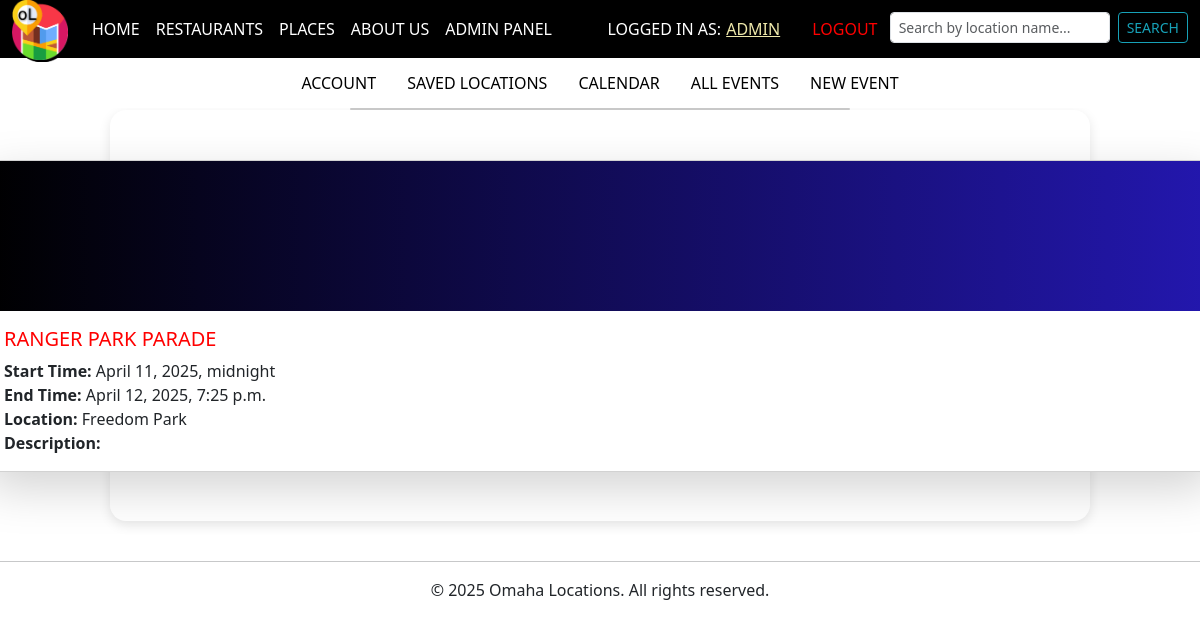
Before: /account/calendar/all/ (signed in) with the older database file.
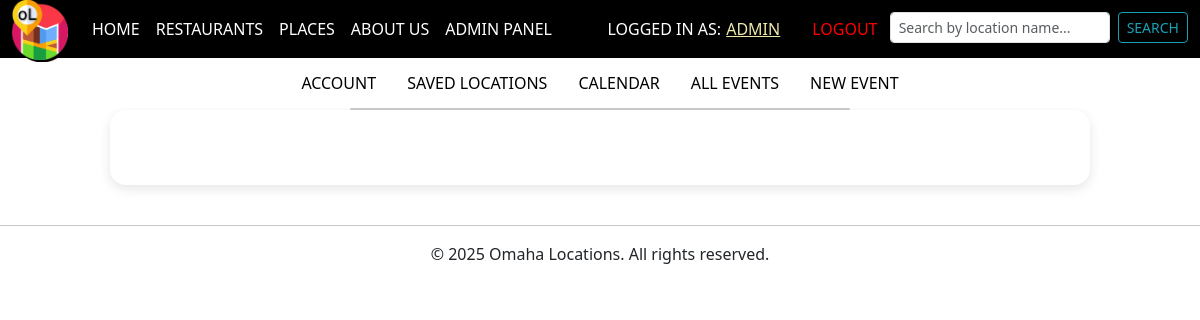
After: the same page with the newer database file.
### omaha_places_app/models.py (models this page shows, shortened)
class Event(models.Model):
    user = models.ForeignKey(User, on_delete = models.CASCADE, null = True, blank = True, related_name = 'events')
    name = models.CharField('Event Name', max_length = 100)
    start_time = models.DateTimeField('Start Time')
    end_time = models.DateTimeField('End Time')
    description = models.TextField('Description', blank = True)
    content_type = models.ForeignKey(ContentType, on_delete = models.CASCADE, limit_choices_to = {
        'model__in': ('place', 'restaurant')
    })
    object_id = models.PositiveIntegerField()
    location = GenericForeignKey('content_type', 'object_id')
    class Meta:
        verbose_name = 'Event Scheduling'
        verbose_name_plural = 'Event Scheduling'

class Place(models.Model):
    name = models.CharField('Place Name', help_text = 'Name of the place', max_length = 100)
    address = models.CharField('Address', help_text = 'Place address', max_length = 100)
    phone = models.CharField('Phone', help_text = 'Phone number', max_length = 20)
    website = models.URLField('Website', help_text = 'Website URL')
    category = models.CharField('Category', help_text = 'Category of the place', max_length = 50)
    predefined_category = models.CharField('Predefined Category',help_text='place category', max_length = 50, blank=True, null=True)
    price_level = models.CharField('Price Level', help_text = 'Price level of the restaurant', max_length = 50, blank = True, null =  True)
    rating = models.DecimalField('Rating', help_text = 'Rating of the restaurant', max_digits = 2, decimal_places = 1, blank = True, null = True)
    description = models.TextField('Description', help_text = 'Place description')
    image = models.ImageField('Image', help_text = 'Image of the place', upload_to = 'images/')
    events = GenericRelation('Event')
    class Meta():
        verbose_name = 'Place'
        verbose_name_plural = 'Places'
    def __str__(self):
        return self.name

### omaha_places_app/views_event.py (the view)
# urls.py: path('account/calendar/all/', views_event.EventListView.as_view(), name = 'event_list'), # Event List
class EventListView(RedirectIfNotAuthenticatedMixin, ListView):
    model = Event
    template_name = 'omaha_places_app/event_list.html'
    context_object_name = 'events'
    success_url = reverse_lazy('calendar')
    def get_queryset(self):
        query = self.request.GET.get('q', '')  # Get search query from URL
        queryset = Event.objects.filter(user = self.request.user)
        if query:
            queryset = queryset.filter(name__icontains = query)  # Case-insensitive search
        return queryset
    def get_context_data(self, **kwargs):
        context = super().get_context_data(**kwargs)
        context['query'] = self.request.GET.get('q', '')  # Pass query to the template
        return context

### omaha_places_app/mixins.py (called while the page is built, shortened)
    def dispatch(self, request, *args, **kwargs):
        return super().dispatch(request, *args, **kwargs)

### omaha_places_app/templates/omaha_places_app/event_list.html (shortened to what this page needs)
{% extends 'omaha_places_app/base.html' %}
{% load static %}
{% block content %}
<!DOCTYPE html>
<html lang="en">
<head>
</head>
{% include 'omaha_places_app/account_links.html' %}
<div class="main-card">
  <div class="row justify-content-center" style="padding-top: 25px; width: 1250px;">
    {% for event in events %}
      <div class="col-md-15">
        <div class="card mb-4 shadow-lg rounded">
          <div class="text-white text-center"
            style="background: linear-gradient(to right,rgb(0, 0, 0),#2317AE); height: 150px; display: flex; align-items: center; justify-content: center;">
          </div>
          <div class="card-body">
            <h5 class="card-title">
              <a href="{% url 'event_edit' event.id %}" style="text-decoration: none; color:rgb(255, 0, 0); text-transform: uppercase;">
                  {{ event.name }}
              </a>
            </h5>
            <p class="card-text">
              <strong>Start Time:</strong> {{ event.start_time }}<br>
              <strong>End Time:</strong> {{ event.end_time }}<br>
              <strong>Location:</strong> {{ event.location }}<br>
              <strong>Description:</strong> {{ event.description }}<br>
            </p>
          </div>
        </div>
      </div>
    {% endfor %}
  </div>
</div>
{% endblock %}

Changed rows visible on the page:
removed Event: name "RANGER PARK PARADE", start_time "April 11, 2025, midnight", end_time "April 12, 2025, 7:25 p.m.", location "Freedom Park"
